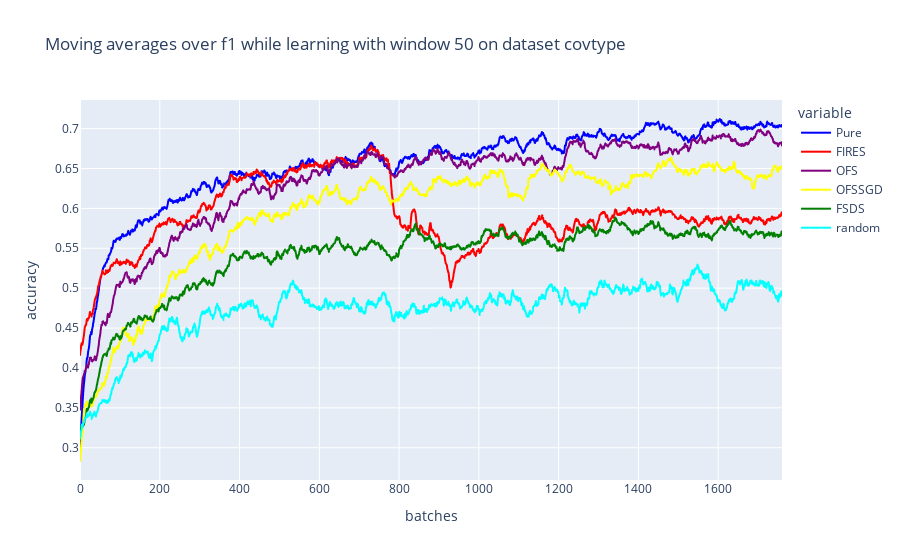

Notebook cell for this chart:
### Code cell
#moving averages
title = "Moving averages over f1 while learning with window {} on dataset {}".format(n_window, dataset_name)
col_names = ["Pure","FIRES", "OFS", "OFSSGD", "FSDS", "random"]
d = {"Pure":pure_f1, "FIRES":fires_f1, "OFS":ofs_f1, 
"OFSSGD":ofssgd_f1, "FSDS":fsds_f1, "random":random_f1}
df = pd.DataFrame(d, columns=col_names)
fig = px.line(df, y=col_names, title=title, labels={"index":"batches", "value":"accuracy"}, color_discrete_map={"Pure":"blue",'FIRES': 'red', 
                                                   'FSDS': 'green', 'OFS': 'purple', "OFSSGD":"yellow", "random":"cyan"})
fig.write_image("{}/f1.{}".format(folder, export_type))
f1_trace = fig['data']
fig.show()

### Figure 1 — Plotly figure (JSON) as saved in the notebook; plotly's stock layout.template omitted (floating-point values rounded to 4 significant figures; data arrays with more than 128 entries replaced by an {"elided": "..."} marker saying what was removed)
{"data": [{"hovertemplate": "variable=Pure<br>batches=%{x}<br>accuracy=%{y}<extra></extra>", "legendgroup": "Pure", "line": {"color": "blue", "dash": "solid"}, "mode": "lines", "name": "Pure", "showlegend": true, "type": "scattergl", "x": {"elided": "1761 int values"}, "xaxis": "x", "y": {"elided": "1761 float values"}, "yaxis": "y"}, {"hovertemplate": "variable=FIRES<br>batches=%{x}<br>accuracy=%{y}<extra></extra>", "legendgroup": "FIRES", "line": {"color": "red", "dash": "solid"}, "mode": "lines", "name": "FIRES", "showlegend": true, "type": "scattergl", "x": {"elided": "1761 int values"}, "xaxis": "x", "y": {"elided": "1761 float values"}, "yaxis": "y"}, {"hovertemplate": "variable=OFS<br>batches=%{x}<br>accuracy=%{y}<extra></extra>", "legendgroup": "OFS", "line": {"color": "purple", "dash": "solid"}, "mode": "lines", "name": "OFS", "showlegend": true, "type": "scattergl", "x": {"elided": "1761 int values"}, "xaxis": "x", "y": {"elided": "1761 float values"}, "yaxis": "y"}, {"hovertemplate": "variable=OFSSGD<br>batches=%{x}<br>accuracy=%{y}<extra></extra>", "legendgroup": "OFSSGD", "line": {"color": "yellow", "dash": "solid"}, "mode": "lines", "name": "OFSSGD", "showlegend": true, "type": "scattergl", "x": {"elided": "1761 int values"}, "xaxis": "x", "y": {"elided": "1761 float values"}, "yaxis": "y"}, {"hovertemplate": "variable=FSDS<br>batches=%{x}<br>accuracy=%{y}<extra></extra>", "legendgroup": "FSDS", "line": {"color": "green", "dash": "solid"}, "mode": "lines", "name": "FSDS", "showlegend": true, "type": "scattergl", "x": {"elided": "1761 int values"}, "xaxis": "x", "y": {"elided": "1761 float values"}, "yaxis": "y"}, {"hovertemplate": "variable=random<br>batches=%{x}<br>accuracy=%{y}<extra></extra>", "legendgroup": "random", "line": {"color": "cyan", "dash": "solid"}, "mode": "lines", "name": "random", "showlegend": true, "type": "scattergl", "x": {"elided": "1761 int values"}, "xaxis": "x", "y": {"elided": "1761 float values"}, "yaxis": "y"}], "layout": {"legend": {"title": {"text": "variable"}, "tracegroupgap": 0}, "title": {"text": "Moving averages over f1 while learning with window 50 on dataset covtype"}, "xaxis": {"anchor": "y", "domain": [0, 1], "title": {"text": "batches"}}, "yaxis": {"anchor": "x", "domain": [0, 1], "title": {"text": "accuracy"}}}}
